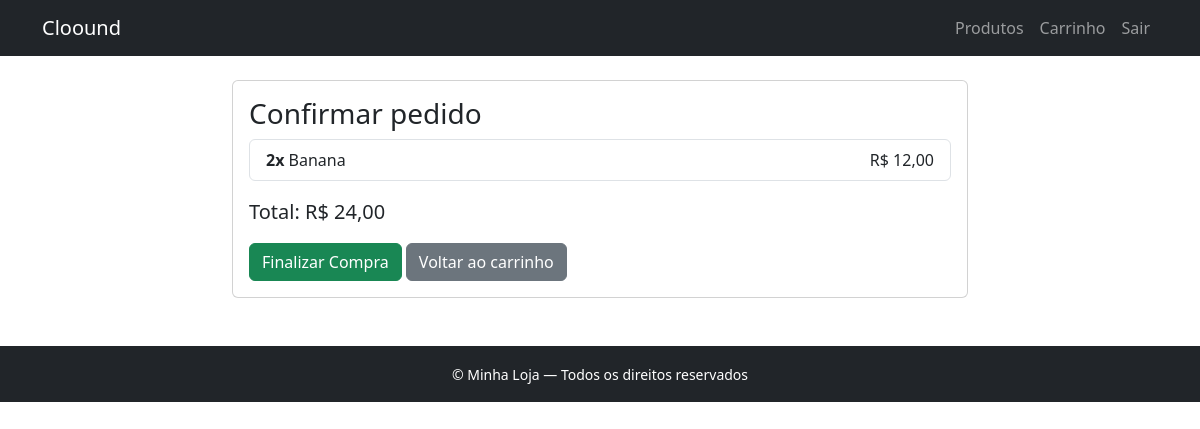
Before: /cart/checkout/ (signed in) with the older database file.
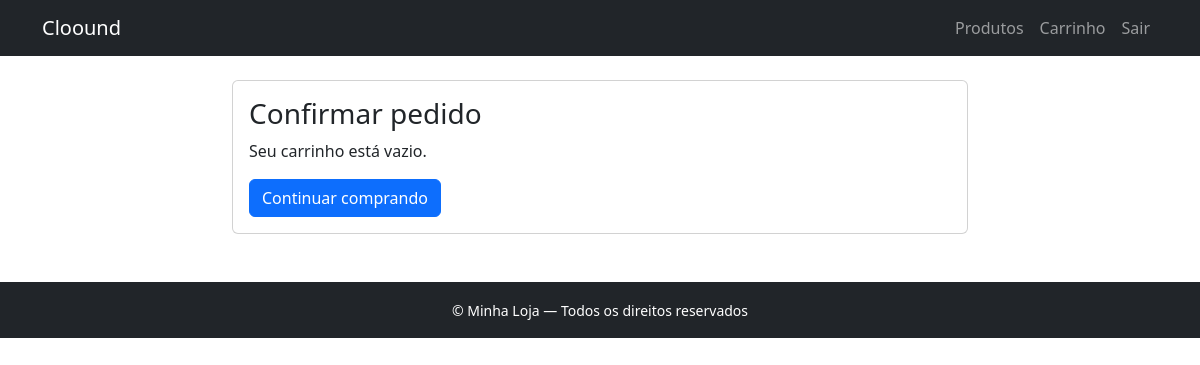
After: the same page with the newer database file.
### cart/models.py (models this page shows, shortened)
class CartItem(models.Model):
    cart = models.ForeignKey(Cart, on_delete=models.CASCADE, related_name='items', verbose_name='Carrinho')
    product = models.ForeignKey(Product, on_delete=models.CASCADE, verbose_name='Produto')
    quantity = models.PositiveIntegerField(default=1, verbose_name='Quantidade')
    def subtotal(self):
        return self.product.price * self.quantity
    class Meta:
        verbose_name = 'Item do carrinho'
        verbose_name_plural = 'Itens do carrinho'

### store/models.py (models this page shows, shortened)
class Product(models.Model):
    name = models.CharField(max_length=255, verbose_name='Nome')
    description = models.TextField(verbose_name='Descrição')
    price = models.DecimalField(max_digits=10, decimal_places=2, verbose_name='Preço')
    stock = models.PositiveIntegerField(verbose_name='Estoque')
    image = models.ImageField(upload_to='products/', blank=True, null=True, verbose_name='Imagem')
    class Meta:
        verbose_name = 'Produto'
        verbose_name_plural = 'Produtos'

### cart/views.py (the view, shortened to what this page needs)
# urls.py: path('checkout/', views.checkout, name='checkout'),
@login_required
def checkout(request):
    try:
        _merge_session_cart(request, request.user)
    except Exception:
        pass
    cart, created = Cart.objects.get_or_create(user=request.user)
    if request.method == 'GET':
        items = cart.items.select_related('product').all()
        total = cart.total()
        return render(request, 'cart/checkout_confirm.html', {'cart': cart, 'items': items, 'total': total})

### cart/models.py (called while the page is built)
    def total(self):
        return sum(item.subtotal() for item in self.items.all())

### cart/views.py (called while the page is built, shortened)
def _merge_session_cart(request, user):
    session_cart = request.session.get('cart', {}) or {}
    if not session_cart:
        return

### cart/templates/cart/checkout_confirm.html (shortened to what this page needs)
{% extends "base.html" %}
{% block content %}
<div class="row justify-content-center">
  <div class="col-md-8">
    <div class="card">
      <div class="card-body">
        <h3 class="card-title">Confirmar pedido</h3>
        {% if items %}
          <ul class="list-group mb-3">
            {% for it in items %}
              <li class="list-group-item d-flex justify-content-between align-items-center">
                <div>
                  <strong>{{ it.quantity }}x</strong> {{ it.product.name }}
                </div>
                <span>R$ {{ it.product.price|floatformat:2 }}</span>
              </li>
            {% endfor %}
          </ul>
          <p class="lead">Total: <strong>R$ {{ total|floatformat:2 }}</strong></p>
          <form method="post" action="{% url 'checkout' %}">
            <button type="submit" class="btn btn-success">Finalizar Compra</button>
            <a href="{% url 'cart_detail' %}" class="btn btn-secondary">Voltar ao carrinho</a>
          </form>
        {% else %}
          <p>Seu carrinho está vazio.</p>
          <a href="{% url 'product_list' %}" class="btn btn-primary">Continuar comprando</a>
        {% endif %}
      </div>
    </div>
  </div>
</div>
{% endblock %}

Changed rows visible on the page:
removed CartItem: quantity "2", product.name "Banana", product.price "12,00"
Other visible differences:
{{ total|floatformat:2 }}: "24,00" → (not shown)
text no longer shown: "Total: R$ Finalizar Compra Voltar ao carrinho"
text now shown: "Seu carrinho está vazio. Continuar comprando"
